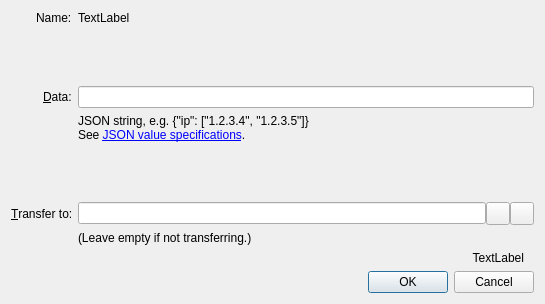
<?xml version="1.0" encoding="UTF-8"?>
<ui version="4.0">
 <class>ConfigureNameDialog</class>
 <widget class="QDialog" name="ConfigureNameDialog">
  <property name="geometry">
   <rect>
    <x>0</x>
    <y>0</y>
    <width>545</width>
    <height>304</height>
   </rect>
  </property>
  <property name="sizePolicy">
   <sizepolicy hsizetype="Preferred" vsizetype="Preferred">
    <horstretch>0</horstretch>
    <verstretch>0</verstretch>
   </sizepolicy>
  </property>
  <property name="windowTitle">
   <string>Configure Name</string>
  </property>
  <layout class="QVBoxLayout" name="verticalLayout">
   <item>
    <layout class="QFormLayout" name="formLayout">
     <property name="fieldGrowthPolicy">
      <enum>QFormLayout::AllNonFixedFieldsGrow</enum>
     </property>
     <property name="labelAlignment">
      <set>Qt::AlignRight|Qt::AlignTrailing|Qt::AlignVCenter</set>
     </property>
     <item row="1" column="0">
      <widget class="QLabel" name="label_2">
       <property name="text">
        <string>Name:</string>
       </property>
       <property name="buddy">
        <cstring>dataEdit</cstring>
       </property>
      </widget>
     </item>
     <item row="1" column="1">
      <widget class="QLabel" name="labelName">
       <property name="text">
        <string notr="true">TextLabel</string>
       </property>
       <property name="textFormat">
        <enum>Qt::PlainText</enum>
       </property>
      </widget>
     </item>
     <item row="2" column="1">
      <spacer name="verticalSpacer_2">
       <property name="orientation">
        <enum>Qt::Vertical</enum>
       </property>
       <property name="sizeHint" stdset="0">
        <size>
         <width>20</width>
         <height>16</height>
        </size>
       </property>
      </spacer>
     </item>
     <item row="4" column="0">
      <widget class="QLabel" name="label">
       <property name="text">
        <string>&amp;Data:</string>
       </property>
       <property name="alignment">
        <set>Qt::AlignLeading|Qt::AlignLeft|Qt::AlignVCenter</set>
       </property>
       <property name="buddy">
        <cstring>dataEdit</cstring>
       </property>
      </widget>
     </item>
     <item row="5" column="1">
      <widget class="QLabel" name="label_4">
       <property name="text">
        <string>JSON string, e.g. {&amp;quot;ip&amp;quot;: [&amp;quot;1.2.3.4&amp;quot;, &amp;quot;1.2.3.5&amp;quot;]}&lt;br&gt;See &lt;a href=&quot;https://github.com/namecoin/proposals&quot;&gt;JSON value specifications&lt;/a&gt;.</string>
       </property>
       <property name="openExternalLinks">
        <bool>true</bool>
       </property>
      </widget>
     </item>
     <item row="6" column="1">
      <spacer name="verticalSpacer">
       <property name="orientation">
        <enum>Qt::Vertical</enum>
       </property>
       <property name="sizeHint" stdset="0">
        <size>
         <width>20</width>
         <height>16</height>
        </size>
       </property>
      </spacer>
     </item>
     <item row="7" column="0">
      <widget class="QLabel" name="labelTransferTo">
       <property name="text">
        <string>&amp;Transfer to:</string>
       </property>
       <property name="buddy">
        <cstring>transferTo</cstring>
       </property>
      </widget>
     </item>
     <item row="7" column="1">
      <layout class="QHBoxLayout" name="transferToLayout">
       <property name="spacing">
        <number>0</number>
       </property>
       <property name="sizeConstraint">
        <enum>QLayout::SetDefaultConstraint</enum>
       </property>
       <item>
        <widget class="QValidatedLineEdit" name="transferTo">
         <property name="toolTip">
          <string>The address to transfer the name to.</string>
         </property>
        </widget>
       </item>
       <item>
        <widget class="QToolButton" name="addressBookButton">
         <property name="toolTip">
          <string>Choose address from address book</string>
         </property>
         <property name="text">
          <string/>
         </property>
         <property name="icon">
          <iconset resource="../bitcoin.qrc">
           <normaloff>:/icons/address-book</normaloff>:/icons/address-book</iconset>
         </property>
         <property name="shortcut">
          <string>Alt+A</string>
         </property>
        </widget>
       </item>
       <item>
        <widget class="QToolButton" name="pasteButton">
         <property name="toolTip">
          <string>Paste address from clipboard</string>
         </property>
         <property name="text">
          <string/>
         </property>
         <property name="icon">
          <iconset resource="../bitcoin.qrc">
           <normaloff>:/icons/editpaste</normaloff>:/icons/editpaste</iconset>
         </property>
         <property name="shortcut">
          <string>Alt+P</string>
         </property>
        </widget>
       </item>
      </layout>
     </item>
     <item row="8" column="1">
      <widget class="QLabel" name="labelTransferToHint">
       <property name="text">
        <string>(Leave empty if not transferring.)</string>
       </property>
      </widget>
     </item>
     <item row="4" column="1">
      <layout class="QHBoxLayout" name="horizontalLayout_3">
       <item>
        <widget class="QLineEdit" name="dataEdit">
         <property name="toolTip">
          <string>Enter JSON string that will be associated with the name</string>
         </property>
         <property name="maxLength">
          <number>520</number>
         </property>
        </widget>
       </item>
       <!--
       <item>
        <widget class="QPushButton" name="btnDNSEditor">
         <property name="text">
          <string>DNS Editor&#8230;</string>
         </property>
        </widget>
       </item>
       -->
      </layout>
     </item>
    </layout>
   </item>
   <item>
    <widget class="QLabel" name="labelSubmitHint">
     <property name="text">
      <string notr="true">TextLabel</string>
     </property>
     <property name="alignment">
      <set>Qt::AlignRight|Qt::AlignTrailing|Qt::AlignVCenter</set>
     </property>
     <property name="margin">
      <number>10</number>
     </property>
     <property name="indent">
      <number>10</number>
     </property>
    </widget>
   </item>
   <item>
    <layout class="QHBoxLayout" name="horizontalLayout">
     <item>
      <spacer name="horizontalSpacer">
       <property name="orientation">
        <enum>Qt::Horizontal</enum>
       </property>
       <property name="sizeHint" stdset="0">
        <size>
         <width>40</width>
         <height>20</height>
        </size>
       </property>
      </spacer>
     </item>
     <item>
      <widget class="QDialogButtonBox" name="buttonBox">
       <property name="sizePolicy">
        <sizepolicy hsizetype="Maximum" vsizetype="Fixed">
         <horstretch>0</horstretch>
         <verstretch>0</verstretch>
        </sizepolicy>
       </property>
       <property name="orientation">
        <enum>Qt::Horizontal</enum>
       </property>
       <property name="standardButtons">
        <set>QDialogButtonBox::Cancel|QDialogButtonBox::Ok</set>
       </property>
      </widget>
     </item>
    </layout>
   </item>
  </layout>
 </widget>
 <customwidgets>
  <customwidget>
   <class>QValidatedLineEdit</class>
   <extends>QLineEdit</extends>
   <header>qt/qvalidatedlineedit.h</header>
  </customwidget>
 </customwidgets>
 <tabstops>
  <tabstop>dataEdit</tabstop>
  <tabstop>transferTo</tabstop>
  <tabstop>addressBookButton</tabstop>
  <tabstop>pasteButton</tabstop>
 </tabstops>
 <resources>
  <include location="../bitcoin.qrc"/>
 </resources>
 <connections>
  <connection>
   <sender>buttonBox</sender>
   <signal>accepted()</signal>
   <receiver>ConfigureNameDialog</receiver>
   <slot>accept()</slot>
   <hints>
    <hint type="sourcelabel">
     <x>248</x>
     <y>254</y>
    </hint>
    <hint type="destinationlabel">
     <x>157</x>
     <y>274</y>
    </hint>
   </hints>
  </connection>
  <connection>
   <sender>buttonBox</sender>
   <signal>rejected()</signal>
   <receiver>ConfigureNameDialog</receiver>
   <slot>reject()</slot>
   <hints>
    <hint type="sourcelabel">
     <x>248</x>
     <y>254</y>
    </hint>
    <hint type="destinationlabel">
     <x>157</x>
     <y>274</y>
    </hint>
   </hints>
  </connection>
 </connections>
</ui>
